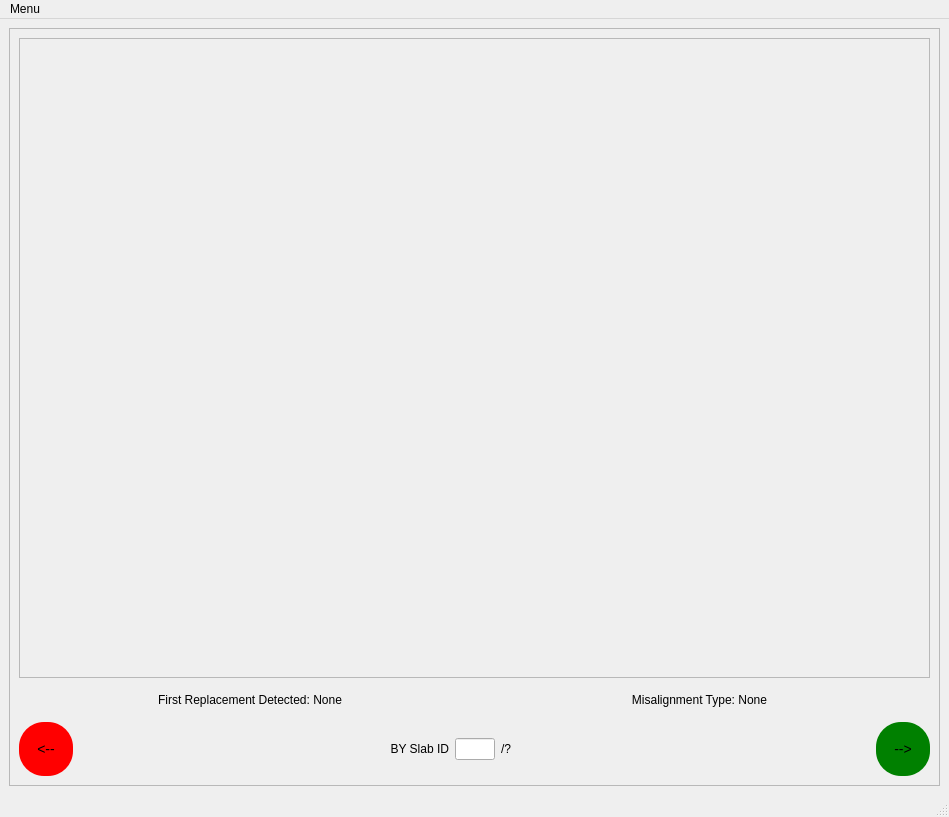
<?xml version="1.0" encoding="UTF-8"?>
<ui version="4.0">
 <class>MainWindow</class>
 <widget class="QMainWindow" name="MainWindow">
  <property name="geometry">
   <rect>
    <x>0</x>
    <y>0</y>
    <width>949</width>
    <height>817</height>
   </rect>
  </property>
  <property name="windowTitle">
   <string>MainWindow</string>
  </property>
  <widget class="QWidget" name="centralwidget">
   <layout class="QVBoxLayout" name="verticalLayout">
    <item>
     <widget class="QScrollArea" name="general_scroll_area">
      <property name="widgetResizable">
       <bool>true</bool>
      </property>
      <widget class="QWidget" name="general_contents">
       <property name="geometry">
        <rect>
         <x>0</x>
         <y>0</y>
         <width>925</width>
         <height>742</height>
        </rect>
       </property>
       <layout class="QVBoxLayout" name="verticalLayout_2">
        <item>
         <widget class="QScrollArea" name="scroll_year_area">
          <property name="widgetResizable">
           <bool>true</bool>
          </property>
          <widget class="QWidget" name="scroll_year_contents">
           <property name="geometry">
            <rect>
             <x>0</x>
             <y>0</y>
             <width>901</width>
             <height>610</height>
            </rect>
           </property>
           <property name="sizePolicy">
            <sizepolicy hsizetype="Preferred" vsizetype="Preferred">
             <horstretch>0</horstretch>
             <verstretch>0</verstretch>
            </sizepolicy>
           </property>
          </widget>
         </widget>
        </item>
        <item>
         <widget class="QWidget" name="widget" native="true">
          <layout class="QHBoxLayout" name="horizontalLayout">
           <item>
            <widget class="QLabel" name="replaced_yr_lbl">
             <property name="sizePolicy">
              <sizepolicy hsizetype="Preferred" vsizetype="Preferred">
               <horstretch>0</horstretch>
               <verstretch>0</verstretch>
              </sizepolicy>
             </property>
             <property name="text">
              <string>First Replacement Detected: None</string>
             </property>
             <property name="alignment">
              <set>Qt::AlignCenter</set>
             </property>
            </widget>
           </item>
           <item>
            <widget class="QLabel" name="align_lbl">
             <property name="text">
              <string>Misalignment Type: None</string>
             </property>
             <property name="alignment">
              <set>Qt::AlignCenter</set>
             </property>
            </widget>
           </item>
          </layout>
         </widget>
        </item>
        <item>
         <layout class="QHBoxLayout" name="control_layout">
          <property name="sizeConstraint">
           <enum>QLayout::SetDefaultConstraint</enum>
          </property>
          <property name="rightMargin">
           <number>0</number>
          </property>
          <item>
           <widget class="QPushButton" name="back_btn">
            <property name="styleSheet">
             <string notr="true">QPushButton{
background-color : red;
border-radius: 25px;
font :  14px;
padding : 2px;
max-width:50px;
 max-height:50px;
 min-width:50px;
 min-height:50px;
}
QPushButton::pressed{
background-color: pink;
border-style : inset;
}</string>
            </property>
            <property name="text">
             <string>&lt;--</string>
            </property>
            <property name="shortcut">
             <string>Alt+Left</string>
            </property>
           </widget>
          </item>
          <item>
           <widget class="QLabel" name="slab_lbl">
            <property name="sizePolicy">
             <sizepolicy hsizetype="Preferred" vsizetype="Fixed">
              <horstretch>0</horstretch>
              <verstretch>0</verstretch>
             </sizepolicy>
            </property>
            <property name="minimumSize">
             <size>
              <width>0</width>
              <height>25</height>
             </size>
            </property>
            <property name="maximumSize">
             <size>
              <width>16777215</width>
              <height>25</height>
             </size>
            </property>
            <property name="text">
             <string>BY Slab ID</string>
            </property>
            <property name="alignment">
             <set>Qt::AlignRight|Qt::AlignTrailing|Qt::AlignVCenter</set>
            </property>
           </widget>
          </item>
          <item>
           <widget class="QLineEdit" name="slab_form">
            <property name="sizePolicy">
             <sizepolicy hsizetype="Expanding" vsizetype="Fixed">
              <horstretch>0</horstretch>
              <verstretch>0</verstretch>
             </sizepolicy>
            </property>
            <property name="maximumSize">
             <size>
              <width>40</width>
              <height>16777215</height>
             </size>
            </property>
            <property name="focusPolicy">
             <enum>Qt::ClickFocus</enum>
            </property>
            <property name="readOnly">
             <bool>false</bool>
            </property>
           </widget>
          </item>
          <item>
           <widget class="QLabel" name="num_lbl">
            <property name="sizePolicy">
             <sizepolicy hsizetype="Preferred" vsizetype="Fixed">
              <horstretch>0</horstretch>
              <verstretch>0</verstretch>
             </sizepolicy>
            </property>
            <property name="minimumSize">
             <size>
              <width>0</width>
              <height>20</height>
             </size>
            </property>
            <property name="maximumSize">
             <size>
              <width>16777215</width>
              <height>25</height>
             </size>
            </property>
            <property name="text">
             <string>/?</string>
            </property>
           </widget>
          </item>
          <item>
           <widget class="QPushButton" name="next_btn">
            <property name="styleSheet">
             <string notr="true">QPushButton{
background-color : green;
border-radius: 25px;
font :  14px;
padding : 2px;
max-width:50px;
 max-height:50px;
 min-width:50px;
 min-height:50px;
}
QPushButton::pressed{
background-color: lightgreen;
border-style : inset;
}</string>
            </property>
            <property name="text">
             <string>--&gt;</string>
            </property>
            <property name="shortcut">
             <string>Alt+Right</string>
            </property>
           </widget>
          </item>
         </layout>
        </item>
       </layout>
      </widget>
     </widget>
    </item>
   </layout>
  </widget>
  <widget class="QStatusBar" name="statusbar"/>
  <widget class="QMenuBar" name="menubar">
   <property name="geometry">
    <rect>
     <x>0</x>
     <y>0</y>
     <width>949</width>
     <height>26</height>
    </rect>
   </property>
   <widget class="QMenu" name="menu_range">
    <property name="title">
     <string>Menu</string>
    </property>
    <addaction name="action_range"/>
    <addaction name="action_intensity"/>
    <addaction name="action_uncropped_range"/>
    <addaction name="action_uncropped_intensity"/>
   </widget>
   <addaction name="menu_range"/>
  </widget>
  <action name="action_range">
   <property name="text">
    <string>Use Range</string>
   </property>
   <property name="shortcutContext">
    <enum>Qt::WindowShortcut</enum>
   </property>
  </action>
  <action name="action_intensity">
   <property name="text">
    <string>Use Intensity</string>
   </property>
  </action>
  <action name="action_uncropped_range">
   <property name="text">
    <string>Use Uncropped Range</string>
   </property>
  </action>
  <action name="action_uncropped_intensity">
   <property name="text">
    <string>Use Uncropped Intensity</string>
   </property>
  </action>
 </widget>
 <resources/>
 <connections/>
</ui>
